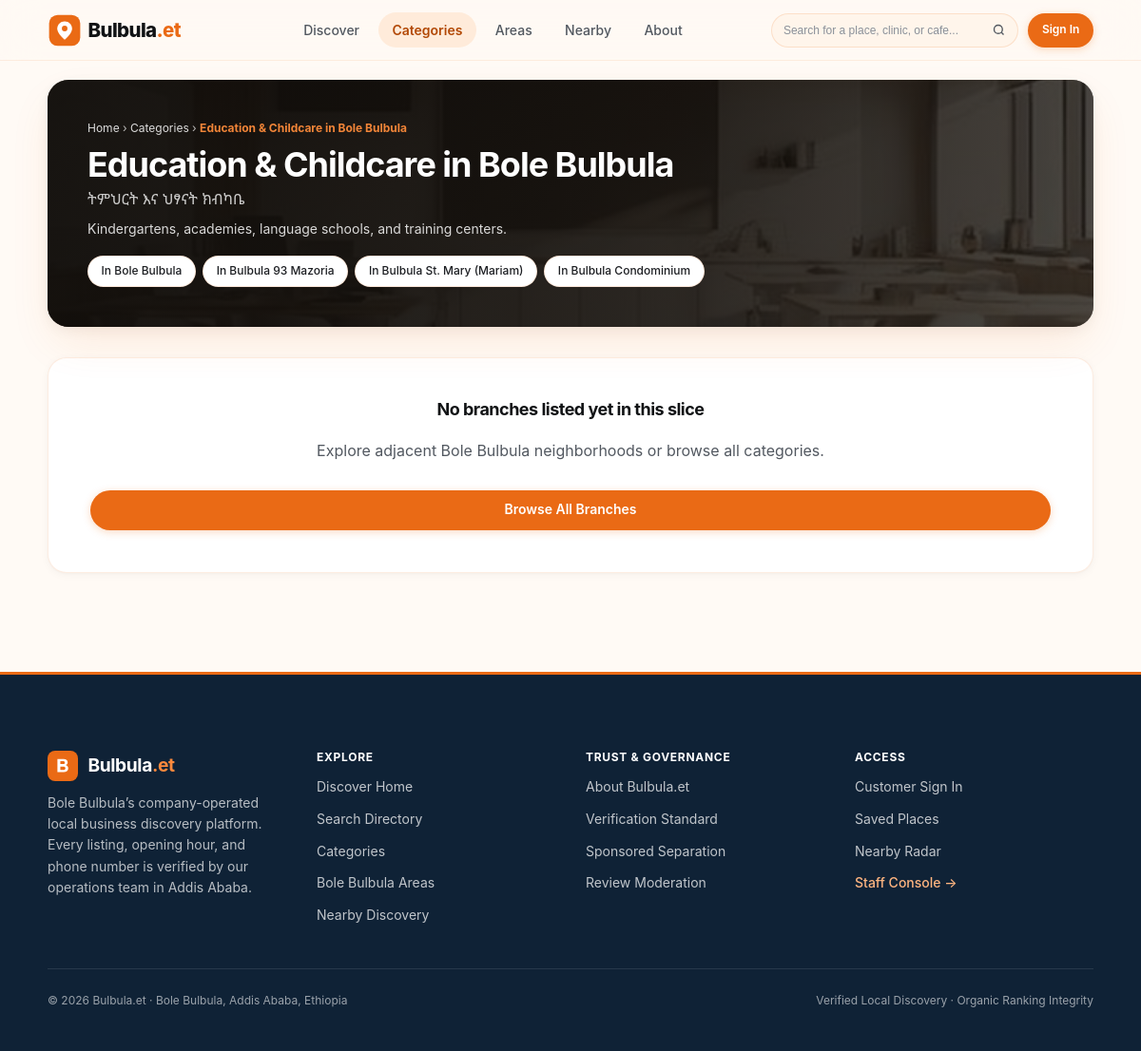
Page /c/education-childcare on the committed database.
### tables this page shows
CREATE TABLE areas (
    id                  INTEGER PRIMARY KEY AUTOINCREMENT,
    slug                TEXT NOT NULL UNIQUE,
    name_en             TEXT NOT NULL,
    name_am             TEXT NULL,
    sub_city_en         TEXT NOT NULL,
    sub_city_am         TEXT NULL,
    center_latitude     REAL NULL,
    center_longitude    REAL NULL,
    is_launch_area      INTEGER NOT NULL DEFAULT 0,
    is_active           INTEGER NOT NULL DEFAULT 1,
    display_order       INTEGER NOT NULL DEFAULT 0,
    created_at          DATETIME NOT NULL DEFAULT CURRENT_TIMESTAMP,
    updated_at          DATETIME NOT NULL DEFAULT CURRENT_TIMESTAMP
);

### src/Views/public/category-area.php (the view, shortened to what the rows shown need)
<?php
$category       = $category ?? null;
$area           = $area ?? null;
if (!isset($mode)) {
    if ($area && $category) {
        $mode = 'area_category';
    } elseif ($area) {
        $mode = 'area';
    } else {
        $mode = 'category';
    }
}
$allAreas       = $allAreas ?? [];
$headingEn = '';
if ($mode === 'category' && $category) {
    $headingEn = $category['name_en'] . ' in Bole Bulbula';
} elseif ($mode === 'area' && $area) {
    $headingEn = $area['name_en'];
    $headingAm = (string) ($area['name_am'] ?? '');
    $subtext   = 'Verified local businesses and services operating in ' . $area['name_en'] . '.';
    $bannerImg = View::areaImage((string) ($area['slug'] ?? ''));
}
?>
<section class="b-section" style="padding: var(--space-5) 0 var(--space-4);">
  <div class="b-container">
    <div style="position: relative; border-radius: 22px; overflow: hidden; padding: clamp(1.5rem, 3.5vw, 2.75rem); background: #141210; color: #FFFFFF; box-shadow: var(--shadow-lg);">
      <div style="position: relative; z-index: 2; max-width: 680px;">
        <h1 style="color: #FFFFFF; font-size: clamp(1.45rem, 3vw, 2.35rem);"><?= View::e($headingEn) ?></h1>
        <div style="display: flex; flex-wrap: wrap; gap: 0.45rem; margin-top: var(--space-4);">
          <?php if ($mode === 'category' && $category): ?>
            <?php foreach ($allAreas as $a): ?>
              <a href="/a/<?= View::e($a['slug']) ?>/<?= View::e($category['slug']) ?>" class="b-chip">
                In <?= View::e($a['name_en']) ?>
              </a>
            <?php endforeach; ?>
          <?php elseif ($mode === 'area_category' && $area && $category): ?>
            <a href="/c/<?= View::e($category['slug']) ?>" class="b-chip">All <?= View::e($category['name_en']) ?></a>
            <a href="/a/<?= View::e($area['slug']) ?>" class="b-chip">All in <?= View::e($area['name_en']) ?></a>
          <?php endif; ?>
        </div>
      </div>
    </div>
  </div>
</section>

### rows in the picture
areas: name_en "Bole Bulbula"
areas: name_en "Bulbula 93 Mazoria"
areas: name_en "Bulbula St. Mary (Mariam)"
areas: name_en "Bulbula Condominium"

### other values in the picture
View::e($headingEn) "Education & Childcare in Bole Bulbula"
View::e($headingAm) "ትምህርት እና ህፃናት ክብካቤ"
View::e($subtext) "Kindergartens, academies, language schools, and training centers."
